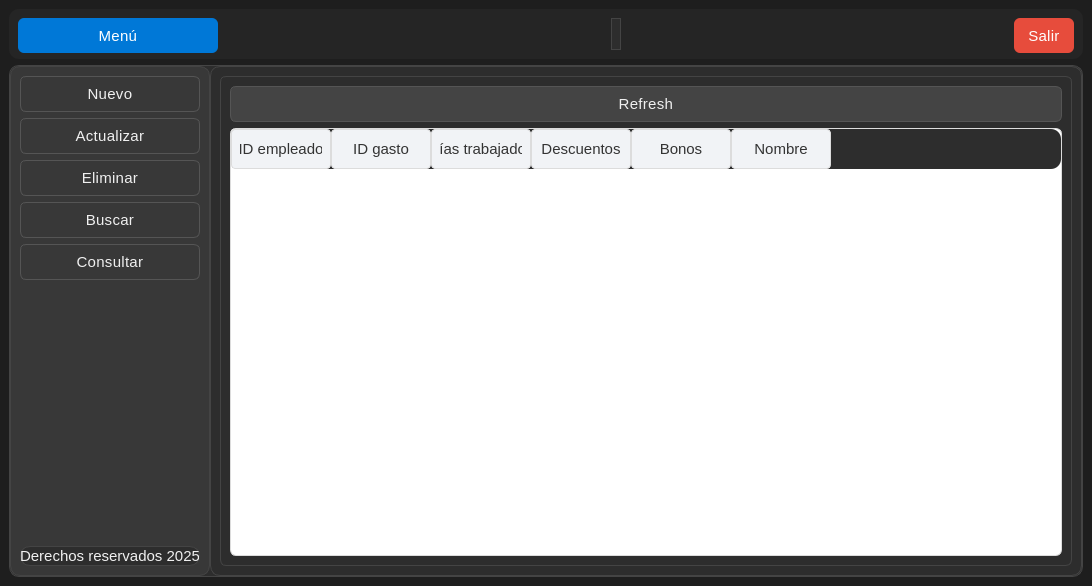
<?xml version="1.0" encoding="UTF-8"?>
<ui version="4.0">
 <class>MainWindow</class>
 <widget class="QMainWindow" name="MainWindow">
  <property name="geometry">
   <rect>
    <x>0</x>
    <y>0</y>
    <width>1092</width>
    <height>586</height>
   </rect>
  </property>
  <property name="windowTitle">
   <string>MainWindow</string>
  </property>
  <property name="styleSheet">
   <string notr="true">/*
 * Archivo de Estilo QSS - Tema Oscuro (Dark Mode)
 * Basado en la conversión de la paleta clara a oscura.
 */

/* === Estilo general === */
QMainWindow {
    /* Fondo principal oscuro */
    background-color: #1E1E1E;
    /* Color de texto claro */
    color: #F0F0F0;
    font-family: &quot;Segoe UI Variable&quot;, &quot;Roboto&quot;, &quot;Open Sans&quot;, sans-serif;
    font-size: 16px;
    font-weight: 300;
}

/* === Frames === */
QFrame {
    /* Fondo de frames de contenido oscuro */
    background-color: #2D2D2D;
    border-radius: 10px;
    /* Borde sutil en modo oscuro */
    border: 1px solid #444444;
}

/* Barra superior */
#frame_superior {
    /* Color ligeramente más oscuro que el fondo de frames */
    background-color: #252525;
    border: none;
}

/* Panel lateral */
#frame_lateral {
    /* Color para el panel lateral, más distinguible */
    background-color: #383838;
    border-right: 1px solid #444444; 
}

/* Área principal */
#frame_paginas {
    background-color: #2D2D2D;
}

/* === Botones Genéricos === */
QPushButton {
    /* Fondo de botón gris oscuro neutro */
    background-color: #444444;
    color: #F0F0F0;
    border: 1px solid #555555;
    border-radius: 6px;
    padding: 8px 14px;
    font-weight: 400;
    font-size: 15px;
    letter-spacing: 0.3px;
}

QPushButton:hover {
    /* Azul claro original para énfasis */
    background-color: #0078d7;
    color: #ffffff;
    border: 1px solid #0078d7;
}

QPushButton:pressed {
    /* Azul más oscuro para estado presionado */
    background-color: #005a9e;
    color: #ffffff;
    border: 1px solid #005a9e;
}

/* Botón principal (Menú) */
#boton_menu {
    background-color: #0078d7;
    color: white;
    border: none;
    font-weight: 400;
}
#boton_menu:hover {
    background-color: #006cbe;
}
#boton_menu:pressed {
    background-color: #005a9e;
}

/* Botón salir */
#boton_salir {
    /* Rojo de error/salir */
    background-color: #e74c3c;
    color: white;
    border: none;
}
#boton_salir:hover {
    background-color: #c0392b;
}
#boton_salir:pressed {
    background-color: #a93226;
}

/* === Campos de texto === */
QLineEdit {
    /* Fondo oscuro para la entrada de texto */
    background-color: #383838;
    color: #F0F0F0;
    border: 1px solid #555555;
    border-radius: 4px;
    padding: 6px 8px;
    font-size: 15px;
    font-weight: 300;
}

QLineEdit:focus {
    /* Borde de enfoque con el azul claro primario */
    border: 1px solid #0078d7;
    background-color: #3D4A5B; /* Fondo sutil al enfocar */
}

/* === Labels === */
QLabel {
    /* Texto claro */
    color: #F0F0F0;
    font-weight: 300;
    font-size: 15px;
}

/* Label inferior o secundario */
#label {
    /* Texto gris claro para secundario */
    color: #A0A0A0;
    font-size: 13px;
    font-style: italic;
}

/* === Stacked Widget === */
QStackedWidget {
    background-color: #2D2D2D;
    border: 1px solid #444444;
    border-radius: 6px;
}

/* === Scrollbars === */
QScrollBar:vertical {
    border: none;
    background: #383838; /* Fondo oscuro para el scrollbar */
    width: 10px;
    border-radius: 4px;
}
QScrollBar::handle:vertical {
    background: #555555; /* Handle gris oscuro */
    min-height: 20px;
    border-radius: 4px;
}
QScrollBar::handle:vertical:hover {
    /* Handle hover azul claro */
    background: #0078d7;
}
QScrollBar::add-line:vertical,
QScrollBar::sub-line:vertical {
    height: 0;
}

/* === Layouts === */
QVBoxLayout, QHBoxLayout {
    spacing: 10px;
}

/* === Botones laterales (Navegación) === */
#boton_agregar, #boton_buscar, #boton_actualizar, #boton_eliminar, #boton_consultar {
    /* Fondo y borde para botones laterales inactivos */
    background-color: #383838; /* Fondo igual al panel lateral */
    border: 1px solid #555555;
    color: #F0F0F0;
    font-weight: 400;
    font-size: 15px;
}

#boton_agregar:hover, 
#boton_buscar:hover, 
#boton_actualizar:hover, 
#boton_eliminar:hover,
#boton_consultar:hover {
    /* Fondo de hover ligeramente más claro */
    background-color: #4C4C4C; 
    border: 1px solid #4C4C4C;
    color: #ffffff;
}

#boton_agregar:pressed, 
#boton_buscar:pressed, 
#boton_actualizar:pressed, 
#boton_eliminar:pressed ,
#boton_consultar:pressed{
    /* Color de pressed */
    background-color: #5D5D5D;
}

/* === Tooltips === */
QToolTip {
    background-color: #383838;
    color: #F0F0F0;
    /* Borde con el azul claro primario */
    border: 1px solid #0078d7;
    padding: 6px;
    border-radius: 4px;
    font-size: 14px;
}</string>
  </property>
  <widget class="QWidget" name="centralwidget">
   <layout class="QVBoxLayout" name="verticalLayout" stretch="1,0">
    <item>
     <widget class="QFrame" name="frame_superior">
      <property name="minimumSize">
       <size>
        <width>0</width>
        <height>50</height>
       </size>
      </property>
      <property name="maximumSize">
       <size>
        <width>16777215</width>
        <height>50</height>
       </size>
      </property>
      <property name="frameShape">
       <enum>QFrame::StyledPanel</enum>
      </property>
      <property name="frameShadow">
       <enum>QFrame::Raised</enum>
      </property>
      <layout class="QHBoxLayout" name="horizontalLayout">
       <item>
        <widget class="QPushButton" name="boton_menu">
         <property name="minimumSize">
          <size>
           <width>200</width>
           <height>35</height>
          </size>
         </property>
         <property name="text">
          <string>Menú</string>
         </property>
         <property name="icon">
          <iconset>
           <normaloff>../../crudapp/resources/imagenes/boton_menu.png</normaloff>../../crudapp/resources/imagenes/boton_menu.png</iconset>
         </property>
         <property name="iconSize">
          <size>
           <width>32</width>
           <height>32</height>
          </size>
         </property>
        </widget>
       </item>
       <item>
        <spacer name="horizontalSpacer">
         <property name="orientation">
          <enum>Qt::Horizontal</enum>
         </property>
         <property name="sizeHint" stdset="0">
          <size>
           <width>145</width>
           <height>20</height>
          </size>
         </property>
        </spacer>
       </item>
       <item>
        <widget class="QLabel" name="label">
         <property name="text">
          <string/>
         </property>
        </widget>
       </item>
       <item>
        <spacer name="horizontalSpacer_2">
         <property name="orientation">
          <enum>Qt::Horizontal</enum>
         </property>
         <property name="sizeHint" stdset="0">
          <size>
           <width>144</width>
           <height>20</height>
          </size>
         </property>
        </spacer>
       </item>
       <item>
        <widget class="QPushButton" name="boton_salir">
         <property name="minimumSize">
          <size>
           <width>0</width>
           <height>35</height>
          </size>
         </property>
         <property name="text">
          <string>Salir</string>
         </property>
         <property name="icon">
          <iconset>
           <normaloff>../../crudapp/resources/imagenes/salir.png</normaloff>../../crudapp/resources/imagenes/salir.png</iconset>
         </property>
         <property name="iconSize">
          <size>
           <width>32</width>
           <height>32</height>
          </size>
         </property>
        </widget>
       </item>
      </layout>
     </widget>
    </item>
    <item>
     <widget class="QFrame" name="frame_central">
      <property name="frameShape">
       <enum>QFrame::StyledPanel</enum>
      </property>
      <property name="frameShadow">
       <enum>QFrame::Raised</enum>
      </property>
      <layout class="QHBoxLayout" name="horizontalLayout_2">
       <property name="spacing">
        <number>0</number>
       </property>
       <property name="leftMargin">
        <number>0</number>
       </property>
       <property name="topMargin">
        <number>0</number>
       </property>
       <property name="rightMargin">
        <number>0</number>
       </property>
       <property name="bottomMargin">
        <number>0</number>
       </property>
       <item>
        <widget class="QFrame" name="frame_lateral">
         <property name="minimumSize">
          <size>
           <width>200</width>
           <height>0</height>
          </size>
         </property>
         <property name="maximumSize">
          <size>
           <width>0</width>
           <height>16777215</height>
          </size>
         </property>
         <property name="frameShape">
          <enum>QFrame::StyledPanel</enum>
         </property>
         <property name="frameShadow">
          <enum>QFrame::Raised</enum>
         </property>
         <layout class="QVBoxLayout" name="verticalLayout_2">
          <item>
           <widget class="QPushButton" name="boton_agregar">
            <property name="text">
             <string>Nuevo</string>
            </property>
            <property name="icon">
             <iconset>
              <normaloff>../../crudapp/resources/imagenes/boton_agregar.png</normaloff>../../crudapp/resources/imagenes/boton_agregar.png</iconset>
            </property>
            <property name="iconSize">
             <size>
              <width>32</width>
              <height>32</height>
             </size>
            </property>
           </widget>
          </item>
          <item>
           <widget class="QPushButton" name="boton_actualizar">
            <property name="text">
             <string>Actualizar</string>
            </property>
            <property name="icon">
             <iconset>
              <normaloff>../../crudapp/resources/imagenes/boton_modificar.png</normaloff>../../crudapp/resources/imagenes/boton_modificar.png</iconset>
            </property>
            <property name="iconSize">
             <size>
              <width>32</width>
              <height>32</height>
             </size>
            </property>
           </widget>
          </item>
          <item>
           <widget class="QPushButton" name="boton_eliminar">
            <property name="text">
             <string>Eliminar</string>
            </property>
            <property name="icon">
             <iconset>
              <normaloff>../../crudapp/resources/imagenes/boton_eliminar.png</normaloff>../../crudapp/resources/imagenes/boton_eliminar.png</iconset>
            </property>
            <property name="iconSize">
             <size>
              <width>32</width>
              <height>32</height>
             </size>
            </property>
           </widget>
          </item>
          <item>
           <widget class="QPushButton" name="boton_buscar">
            <property name="text">
             <string>Buscar</string>
            </property>
            <property name="icon">
             <iconset>
              <normaloff>../../crudapp/resources/imagenes/BUSCAR.png</normaloff>../../crudapp/resources/imagenes/BUSCAR.png</iconset>
            </property>
            <property name="iconSize">
             <size>
              <width>32</width>
              <height>32</height>
             </size>
            </property>
           </widget>
          </item>
          <item>
           <widget class="QPushButton" name="boton_consultar">
            <property name="text">
             <string>Consultar</string>
            </property>
            <property name="icon">
             <iconset>
              <normaloff>../../crudapp/resources/imagenes/boton_consultar.png</normaloff>../../crudapp/resources/imagenes/boton_consultar.png</iconset>
            </property>
            <property name="iconSize">
             <size>
              <width>32</width>
              <height>32</height>
             </size>
            </property>
           </widget>
          </item>
          <item>
           <spacer name="verticalSpacer">
            <property name="orientation">
             <enum>Qt::Vertical</enum>
            </property>
            <property name="sizeHint" stdset="0">
             <size>
              <width>20</width>
              <height>177</height>
             </size>
            </property>
           </spacer>
          </item>
          <item>
           <widget class="QLabel" name="label_mensaje">
            <property name="text">
             <string>Derechos reservados 2025</string>
            </property>
            <property name="alignment">
             <set>Qt::AlignCenter</set>
            </property>
           </widget>
          </item>
         </layout>
        </widget>
       </item>
       <item>
        <widget class="QFrame" name="frame_paginas">
         <property name="frameShape">
          <enum>QFrame::StyledPanel</enum>
         </property>
         <property name="frameShadow">
          <enum>QFrame::Raised</enum>
         </property>
         <layout class="QVBoxLayout" name="verticalLayout_3">
          <item>
           <widget class="QStackedWidget" name="stackedWidget">
            <property name="currentIndex">
             <number>4</number>
            </property>
            <widget class="QWidget" name="page_agregar">
             <layout class="QVBoxLayout" name="verticalLayout_6">
              <item>
               <layout class="QVBoxLayout" name="verticalLayout_4">
                <item>
                 <layout class="QGridLayout" name="gridLayout">
                  <item row="1" column="0">
                   <widget class="QLabel" name="label_3">
                    <property name="text">
                     <string>ID gasto</string>
                    </property>
                   </widget>
                  </item>
                  <item row="0" column="0">
                   <widget class="QLabel" name="label_2">
                    <property name="minimumSize">
                     <size>
                      <width>0</width>
                      <height>0</height>
                     </size>
                    </property>
                    <property name="maximumSize">
                     <size>
                      <width>100</width>
                      <height>16777215</height>
                     </size>
                    </property>
                    <property name="text">
                     <string>ID empleado</string>
                    </property>
                   </widget>
                  </item>
                  <item row="0" column="1">
                   <widget class="QLineEdit" name="idempleado_agregar">
                    <property name="minimumSize">
                     <size>
                      <width>150</width>
                      <height>0</height>
                     </size>
                    </property>
                    <property name="maximumSize">
                     <size>
                      <width>150</width>
                      <height>16777215</height>
                     </size>
                    </property>
                   </widget>
                  </item>
                  <item row="1" column="1">
                   <widget class="QLineEdit" name="idgasto_agregar">
                    <property name="maximumSize">
                     <size>
                      <width>150</width>
                      <height>16777215</height>
                     </size>
                    </property>
                   </widget>
                  </item>
                  <item row="2" column="1">
                   <widget class="QLineEdit" name="diastrabajados_agregar">
                    <property name="maximumSize">
                     <size>
                      <width>400</width>
                      <height>16777215</height>
                     </size>
                    </property>
                   </widget>
                  </item>
                  <item row="2" column="0">
                   <widget class="QLabel" name="label_4">
                    <property name="text">
                     <string>Días trabajados</string>
                    </property>
                   </widget>
                  </item>
                  <item row="4" column="0">
                   <widget class="QLabel" name="label_9">
                    <property name="text">
                     <string>Bonos</string>
                    </property>
                   </widget>
                  </item>
                  <item row="4" column="1">
                   <widget class="QLineEdit" name="bonos_agregar">
                    <property name="maximumSize">
                     <size>
                      <width>400</width>
                      <height>16777215</height>
                     </size>
                    </property>
                   </widget>
                  </item>
                  <item row="3" column="1">
                   <widget class="QLineEdit" name="descuentos_agregar">
                    <property name="maximumSize">
                     <size>
                      <width>400</width>
                      <height>16777215</height>
                     </size>
                    </property>
                   </widget>
                  </item>
                  <item row="3" column="0">
                   <widget class="QLabel" name="label_5">
                    <property name="text">
                     <string>Descuentos</string>
                    </property>
                   </widget>
                  </item>
                  <item row="5" column="1">
                   <widget class="QLineEdit" name="nombre_agregar_2">
                    <property name="maximumSize">
                     <size>
                      <width>16777215</width>
                      <height>16777215</height>
                     </size>
                    </property>
                   </widget>
                  </item>
                  <item row="5" column="0">
                   <widget class="QLabel" name="label_12">
                    <property name="text">
                     <string>Nombre</string>
                    </property>
                   </widget>
                  </item>
                 </layout>
                </item>
                <item>
                 <widget class="QPushButton" name="accion_guardar">
                  <property name="text">
                   <string>Guardar</string>
                  </property>
                  <property name="icon">
                   <iconset>
                    <normaloff>../../crudapp/resources/imagenes/guardar.png</normaloff>../../crudapp/resources/imagenes/guardar.png</iconset>
                  </property>
                  <property name="iconSize">
                   <size>
                    <width>32</width>
                    <height>32</height>
                   </size>
                  </property>
                 </widget>
                </item>
               </layout>
              </item>
             </layout>
            </widget>
            <widget class="QWidget" name="page_actualizar">
             <layout class="QVBoxLayout" name="verticalLayout_5">
              <item>
               <layout class="QGridLayout" name="gridLayout_2">
                <item row="4" column="1">
                 <widget class="QLineEdit" name="bonos_actualizar"/>
                </item>
                <item row="3" column="1">
                 <widget class="QLineEdit" name="descuentos_actualizar"/>
                </item>
                <item row="2" column="1">
                 <widget class="QLineEdit" name="diastrabajados_actualizar">
                  <property name="maximumSize">
                   <size>
                    <width>400</width>
                    <height>16777215</height>
                   </size>
                  </property>
                 </widget>
                </item>
                <item row="0" column="1">
                 <widget class="QLineEdit" name="idempleado_actualizar">
                  <property name="minimumSize">
                   <size>
                    <width>150</width>
                    <height>0</height>
                   </size>
                  </property>
                  <property name="maximumSize">
                   <size>
                    <width>150</width>
                    <height>16777215</height>
                   </size>
                  </property>
                 </widget>
                </item>
                <item row="1" column="0">
                 <widget class="QLabel" name="label_7">
                  <property name="text">
                   <string>ID gasto</string>
                  </property>
                 </widget>
                </item>
                <item row="2" column="0">
                 <widget class="QLabel" name="label_8">
                  <property name="text">
                   <string>Días trabajados</string>
                  </property>
                 </widget>
                </item>
                <item row="1" column="1">
                 <widget class="QLineEdit" name="idgasto_actualizar">
                  <property name="maximumSize">
                   <size>
                    <width>150</width>
                    <height>16777215</height>
                   </size>
                  </property>
                 </widget>
                </item>
                <item row="0" column="2">
                 <widget class="QPushButton" name="buscar_actualizar">
                  <property name="text">
                   <string/>
                  </property>
                  <property name="icon">
                   <iconset>
                    <normaloff>../../crudapp/resources/imagenes/BUSCAR.png</normaloff>../../crudapp/resources/imagenes/BUSCAR.png</iconset>
                  </property>
                  <property name="iconSize">
                   <size>
                    <width>32</width>
                    <height>32</height>
                   </size>
                  </property>
                 </widget>
                </item>
                <item row="0" column="0">
                 <widget class="QLabel" name="label_6">
                  <property name="minimumSize">
                   <size>
                    <width>0</width>
                    <height>0</height>
                   </size>
                  </property>
                  <property name="maximumSize">
                   <size>
                    <width>100</width>
                    <height>16777215</height>
                   </size>
                  </property>
                  <property name="text">
                   <string>ID empleado</string>
                  </property>
                 </widget>
                </item>
                <item row="5" column="1">
                 <widget class="QLineEdit" name="nombre_actualizar"/>
                </item>
                <item row="3" column="0">
                 <widget class="QLabel" name="label_16">
                  <property name="text">
                   <string>Descuentos</string>
                  </property>
                 </widget>
                </item>
                <item row="4" column="0">
                 <widget class="QLabel" name="label_18">
                  <property name="text">
                   <string>Bonos</string>
                  </property>
                 </widget>
                </item>
                <item row="5" column="0">
                 <widget class="QLabel" name="label_19">
                  <property name="text">
                   <string>Nombre</string>
                  </property>
                 </widget>
                </item>
               </layout>
              </item>
              <item>
               <widget class="QPushButton" name="accion_actualizar">
                <property name="text">
                 <string>Actualizar</string>
                </property>
                <property name="icon">
                 <iconset>
                  <normaloff>../../crudapp/resources/imagenes/boton_modificar.png</normaloff>../../crudapp/resources/imagenes/boton_modificar.png</iconset>
                </property>
                <property name="iconSize">
                 <size>
                  <width>32</width>
                  <height>32</height>
                 </size>
                </property>
               </widget>
              </item>
             </layout>
            </widget>
            <widget class="QWidget" name="page_eliminar">
             <layout class="QVBoxLayout" name="verticalLayout_7">
              <item>
               <layout class="QGridLayout" name="gridLayout_4">
                <item row="4" column="1">
                 <widget class="QLineEdit" name="bonos_eliminar"/>
                </item>
                <item row="3" column="1">
                 <widget class="QLineEdit" name="descuentos_eliminar"/>
                </item>
                <item row="1" column="0">
                 <widget class="QLabel" name="label_15">
                  <property name="text">
                   <string>ID gasto</string>
                  </property>
                 </widget>
                </item>
                <item row="2" column="1">
                 <widget class="QLineEdit" name="diastrabajados_eliminar">
                  <property name="maximumSize">
                   <size>
                    <width>400</width>
                    <height>16777215</height>
                   </size>
                  </property>
                 </widget>
                </item>
                <item row="2" column="0">
                 <widget class="QLabel" name="label_14">
                  <property name="text">
                   <string>Días trabajados</string>
                  </property>
                 </widget>
                </item>
                <item row="1" column="1">
                 <widget class="QLineEdit" name="idgasto_eliminar">
                  <property name="maximumSize">
                   <size>
                    <width>150</width>
                    <height>16777215</height>
                   </size>
                  </property>
                 </widget>
                </item>
                <item row="0" column="1">
                 <widget class="QLineEdit" name="idempleado_eliminar">
                  <property name="minimumSize">
                   <size>
                    <width>150</width>
                    <height>0</height>
                   </size>
                  </property>
                  <property name="maximumSize">
                   <size>
                    <width>150</width>
                    <height>16777215</height>
                   </size>
                  </property>
                 </widget>
                </item>
                <item row="0" column="0">
                 <widget class="QLabel" name="label_17">
                  <property name="minimumSize">
                   <size>
                    <width>0</width>
                    <height>0</height>
                   </size>
                  </property>
                  <property name="maximumSize">
                   <size>
                    <width>100</width>
                    <height>16777215</height>
                   </size>
                  </property>
                  <property name="text">
                   <string>ID empleado</string>
                  </property>
                 </widget>
                </item>
                <item row="0" column="2">
                 <widget class="QPushButton" name="buscar_eliminar">
                  <property name="text">
                   <string/>
                  </property>
                  <property name="icon">
                   <iconset>
                    <normaloff>../../crudapp/resources/imagenes/BUSCAR.png</normaloff>../../crudapp/resources/imagenes/BUSCAR.png</iconset>
                  </property>
                  <property name="iconSize">
                   <size>
                    <width>32</width>
                    <height>32</height>
                   </size>
                  </property>
                 </widget>
                </item>
                <item row="5" column="1">
                 <widget class="QLineEdit" name="nombre_eliminar"/>
                </item>
                <item row="3" column="0">
                 <widget class="QLabel" name="label_20">
                  <property name="text">
                   <string>Descuentos</string>
                  </property>
                 </widget>
                </item>
                <item row="4" column="0">
                 <widget class="QLabel" name="label_21">
                  <property name="text">
                   <string>Bonos</string>
                  </property>
                 </widget>
                </item>
                <item row="5" column="0">
                 <widget class="QLabel" name="label_22">
                  <property name="text">
                   <string>Nombre</string>
                  </property>
                 </widget>
                </item>
               </layout>
              </item>
              <item>
               <widget class="QPushButton" name="accion_eliminar">
                <property name="text">
                 <string>Eliminar</string>
                </property>
                <property name="icon">
                 <iconset>
                  <normaloff>../../crudapp/resources/imagenes/boton_eliminar.png</normaloff>../../crudapp/resources/imagenes/boton_eliminar.png</iconset>
                </property>
                <property name="iconSize">
                 <size>
                  <width>32</width>
                  <height>32</height>
                 </size>
                </property>
               </widget>
              </item>
             </layout>
            </widget>
            <widget class="QWidget" name="page_buscar">
             <layout class="QVBoxLayout" name="verticalLayout_8">
              <item>
               <layout class="QGridLayout" name="gridLayout_3">
                <item row="3" column="1">
                 <widget class="QLineEdit" name="descuentos_buscar"/>
                </item>
                <item row="4" column="1">
                 <widget class="QLineEdit" name="bonos_buscar"/>
                </item>
                <item row="1" column="0">
                 <widget class="QLabel" name="label_11">
                  <property name="text">
                   <string>ID gasto</string>
                  </property>
                 </widget>
                </item>
                <item row="1" column="1">
                 <widget class="QLineEdit" name="idgasto_buscar">
                  <property name="maximumSize">
                   <size>
                    <width>150</width>
                    <height>16777215</height>
                   </size>
                  </property>
                 </widget>
                </item>
                <item row="0" column="1">
                 <widget class="QLineEdit" name="idempleado_buscar">
                  <property name="minimumSize">
                   <size>
                    <width>150</width>
                    <height>0</height>
                   </size>
                  </property>
                  <property name="maximumSize">
                   <size>
                    <width>150</width>
                    <height>16777215</height>
                   </size>
                  </property>
                 </widget>
                </item>
                <item row="2" column="0">
                 <widget class="QLabel" name="label_10">
                  <property name="text">
                   <string>Días trabajados</string>
                  </property>
                 </widget>
                </item>
                <item row="2" column="1">
                 <widget class="QLineEdit" name="diastrabajados_buscar">
                  <property name="maximumSize">
                   <size>
                    <width>400</width>
                    <height>16777215</height>
                   </size>
                  </property>
                 </widget>
                </item>
                <item row="0" column="0">
                 <widget class="QLabel" name="label_13">
                  <property name="minimumSize">
                   <size>
                    <width>0</width>
                    <height>0</height>
                   </size>
                  </property>
                  <property name="maximumSize">
                   <size>
                    <width>100</width>
                    <height>16777215</height>
                   </size>
                  </property>
                  <property name="text">
                   <string>ID empleado</string>
                  </property>
                 </widget>
                </item>
                <item row="0" column="2">
                 <widget class="QPushButton" name="buscar_buscar">
                  <property name="text">
                   <string/>
                  </property>
                  <property name="icon">
                   <iconset>
                    <normaloff>../../crudapp/resources/imagenes/BUSCAR.png</normaloff>../../crudapp/resources/imagenes/BUSCAR.png</iconset>
                  </property>
                  <property name="iconSize">
                   <size>
                    <width>32</width>
                    <height>32</height>
                   </size>
                  </property>
                 </widget>
                </item>
                <item row="5" column="1">
                 <widget class="QLineEdit" name="nombre_buscar"/>
                </item>
                <item row="3" column="0">
                 <widget class="QLabel" name="label_23">
                  <property name="text">
                   <string>Descuentos</string>
                  </property>
                 </widget>
                </item>
                <item row="4" column="0">
                 <widget class="QLabel" name="label_24">
                  <property name="text">
                   <string>Bonos</string>
                  </property>
                 </widget>
                </item>
                <item row="5" column="0">
                 <widget class="QLabel" name="label_25">
                  <property name="text">
                   <string>Nombre</string>
                  </property>
                 </widget>
                </item>
               </layout>
              </item>
              <item>
               <widget class="QPushButton" name="accion_limpiar">
                <property name="text">
                 <string>Limpiar</string>
                </property>
                <property name="icon">
                 <iconset>
                  <normaloff>../../crudapp/resources/imagenes/limpiar.png</normaloff>../../crudapp/resources/imagenes/limpiar.png</iconset>
                </property>
                <property name="iconSize">
                 <size>
                  <width>32</width>
                  <height>32</height>
                 </size>
                </property>
               </widget>
              </item>
             </layout>
            </widget>
            <widget class="QWidget" name="page_consultar">
             <layout class="QVBoxLayout" name="verticalLayout_9">
              <item>
               <widget class="QPushButton" name="refresh">
                <property name="text">
                 <string>Refresh</string>
                </property>
                <property name="icon">
                 <iconset>
                  <normaloff>../../crudapp/resources/imagenes/boton_refrescar.png</normaloff>../../crudapp/resources/imagenes/boton_refrescar.png</iconset>
                </property>
                <property name="iconSize">
                 <size>
                  <width>32</width>
                  <height>32</height>
                 </size>
                </property>
               </widget>
              </item>
              <item>
               <widget class="QTableWidget" name="tabla_consulta">
                <property name="styleSheet">
                 <string notr="true">/* === Tablas === */
QTableWidget {
    background-color: #ffffff;
    color: #333333;
    gridline-color: #e0e0e0;
    border: 1px solid #dcdcdc;
    border-radius: 6px;
    font-family: &quot;Segoe UI Variable&quot;, &quot;Roboto&quot;, &quot;Open Sans&quot;, sans-serif;
    font-size: 15px;
    font-weight: 300;
    selection-background-color: #e8f0fe; /* azul claro al seleccionar */
    selection-color: #0078d7;
    alternate-background-color: #f9fafc; /* filas alternadas */
}

/* Cabecera horizontal */
QHeaderView::section {
    background-color: #f1f3f6;
    color: #333333;
    border: 1px solid #dcdcdc;
    border-radius: 4px;
    font-weight: 400;
    font-size: 15px;
    padding: 8px;
}

/* Cabecera horizontal al pasar el cursor */
QHeaderView::section:hover {
    background-color: #e8ecf1;
}

/* Celdas */
QTableWidget::item {
    padding: 6px;
    border: none;
}

/* Celda seleccionada */
QTableWidget::item:selected {
    background-color: #e8f0fe;
    color: #0078d7;
}

/* Bordes del header alineados al contenido */
QHeaderView {
    border: none;
}

/* Barra de desplazamiento dentro de la tabla */
QTableCornerButton::section {
    background-color: #f1f3f6;
    border: 1px solid #dcdcdc;
}

/* Scrollbars coherentes dentro de tablas */
QTableWidget QScrollBar:vertical {
    border: none;
    background: #f0f0f0;
    width: 10px;
    border-radius: 4px;
}
QTableWidget QScrollBar::handle:vertical {
    background: #cccccc;
    min-height: 20px;
    border-radius: 4px;
}
QTableWidget QScrollBar::handle:vertical:hover {
    background: #0078d7;
}
QTableWidget QScrollBar::add-line:vertical,
QTableWidget QScrollBar::sub-line:vertical {
    height: 0;
}</string>
                </property>
                <column>
                 <property name="text">
                  <string>ID empleado</string>
                 </property>
                </column>
                <column>
                 <property name="text">
                  <string>ID gasto</string>
                 </property>
                </column>
                <column>
                 <property name="text">
                  <string>Días trabajados</string>
                 </property>
                </column>
                <column>
                 <property name="text">
                  <string>Descuentos</string>
                 </property>
                </column>
                <column>
                 <property name="text">
                  <string>Bonos</string>
                 </property>
                </column>
                <column>
                 <property name="text">
                  <string>Nombre</string>
                 </property>
                </column>
               </widget>
              </item>
             </layout>
            </widget>
           </widget>
          </item>
         </layout>
        </widget>
       </item>
      </layout>
     </widget>
    </item>
   </layout>
  </widget>
 </widget>
 <resources/>
 <connections/>
</ui>
